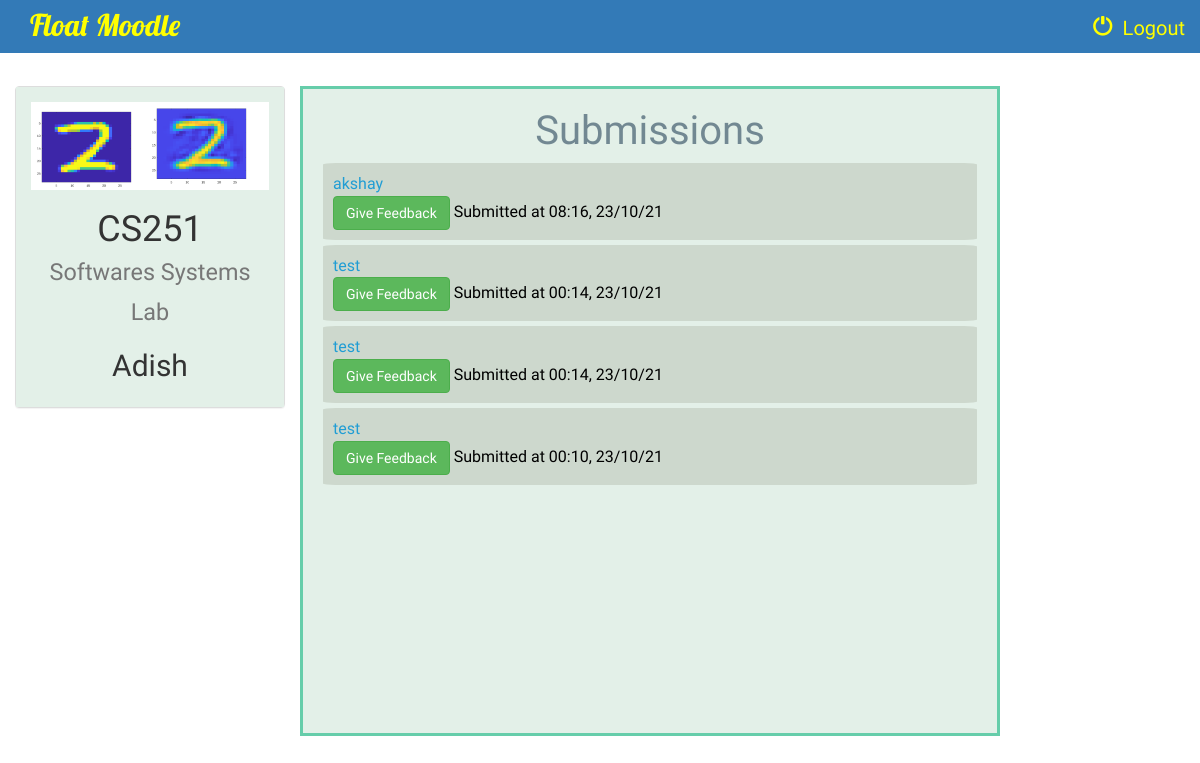
Page /instructor/1/view_all_submissions/ (signed in) on the committed database.
### instructor/models.py (models this page shows, shortened)
class Course(models.Model):
    name = models.CharField(max_length=100)
    code = models.CharField(max_length=100)
    instructor = models.ForeignKey(Instructor, on_delete=models.CASCADE)
    course_logo = models.FileField(default=1)

class Instructor(models.Model):
    user = models.ForeignKey(User,on_delete=models.CASCADE, default=1)
    name = models.CharField(max_length=100)
    information = models.CharField(max_length=1000,default=1)
    def __str__(self):
        return self.name

class Submission(models.Model):
    file_submitted = models.FileField(default='')
    time_submitted = models.CharField(max_length=100)
    user = models.ForeignKey(User,on_delete=models.CASCADE, default=1)
    assignment = models.ForeignKey(Assignment,on_delete=models.CASCADE, default=1)

### instructor/views.py (the view)
# urls.py: url(r'^(?P<assignment_id>[0-9]+)/view_all_submissions/$', views.view_all_submissions, name='view_all_submissions'),
@login_required
def view_all_submissions(request,assignment_id):
    assignment = Assignment.objects.get(id=assignment_id)
    submissions = Submission.objects.filter(assignment=assignment)
    course = assignment.course
    return render(request, 'instructor/view_all_submissions.html', {'submissions' : submissions,'course': course})

### instructor/templates/instructor/view_all_submissions.html (shortened to what this page needs)
{% extends 'instructor/instructor_basic_page.html' %}
{% block body %}
<br>
<div class="container-fluid songs-container">
    <div class="row">
        <div class="col-sm-6 col-md-3">
            <div class="panel panel-default">
                <div class="panel-body" style="background-color: #e3f0e8;border: 0px solid #66cdaa;">
                    <a href="{% url 'instructor:instructor_detail' course.id %}">
                        {% if course.course_logo %}
                            <img src="{{ course.course_logo.url }}" class="img-responsive">
                        {% else %}
                            <h3>No image to display</h3>
                        {% endif %}
                    </a>
                    <h1 align="center">{{ course.code }}<br> <small>{{ course.name }}</small></h1>
                    <h2 align="center">{{ course.instructor }}</h2>
                </div>
            </div>
        </div>
       <div class="col-sm-7" style="align:center; overflow-y: scroll; height:650px;border: 3px solid #66cdaa;background-color:#e3f0e8;color:black;font-family: 'Abhaya Libre';font-size:16px;">
        <h3 align="center"; style="text-align:center;font-family:Volkhov,cursive;font-size:40px;color: #728892">Submissions</h3>
    {% if submissions %}
    {% for submission in submissions reversed %}
<div style="background-color:#CDD8CD; border-radius:2%;padding:10px; margin:5px">
    <a href="{{ submission.file_submitted.url }}" style="color: #209dd4">{{ submission.user }}</a><br>
    <a href="{% url 'instructor:give_feedback' submission.id %}">
        <button type="submit" class="btn btn-success">Give Feedback</button>
    </a>    Submitted at {{ submission.time_submitted }}<br>
</div>
    {% endfor %}
        </div>
    {% else%}
    <div style="background-color:#CDD8CD; border-radius:2%;padding:10px; margin:5px">
        No submissions made so far.
    </div>
    {% endif %}
</div>
{% endblock %}

### instructor/templates/instructor/instructor_basic_page.html (style rules this page uses)
a { color: yellow; }
body { background: url('https://i.pinimg.com/originals/5d/5d/79/5d5d79ab40f17440b11dfdf9cd0f1f08.jpg') no-repeat center center fixed; background-size: cover; font-family: Ledger;font-size: 20px; }

### rows in the picture
Course: course_logo (picture), code "CS251", name "Softwares Systems Lab", instructor "Adish"
Submission: user "akshay", time_submitted "08:16, 23/10/21"
Submission: user "test", time_submitted "00:14, 23/10/21"
Submission: user "test", time_submitted "00:14, 23/10/21"
Submission: user "test", time_submitted "00:10, 23/10/21"
